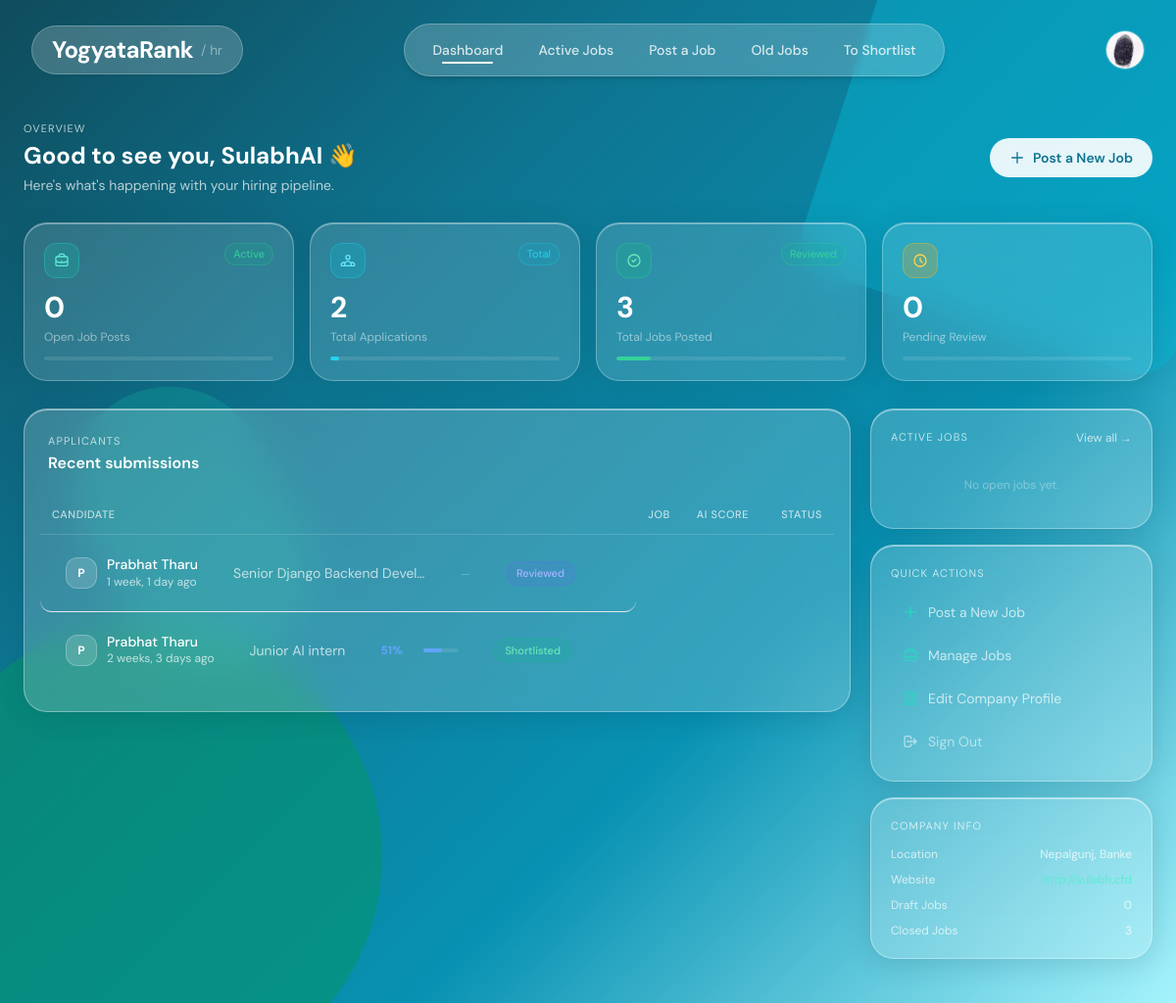
Before: /dashboard/company/ (signed in) with the older database file.
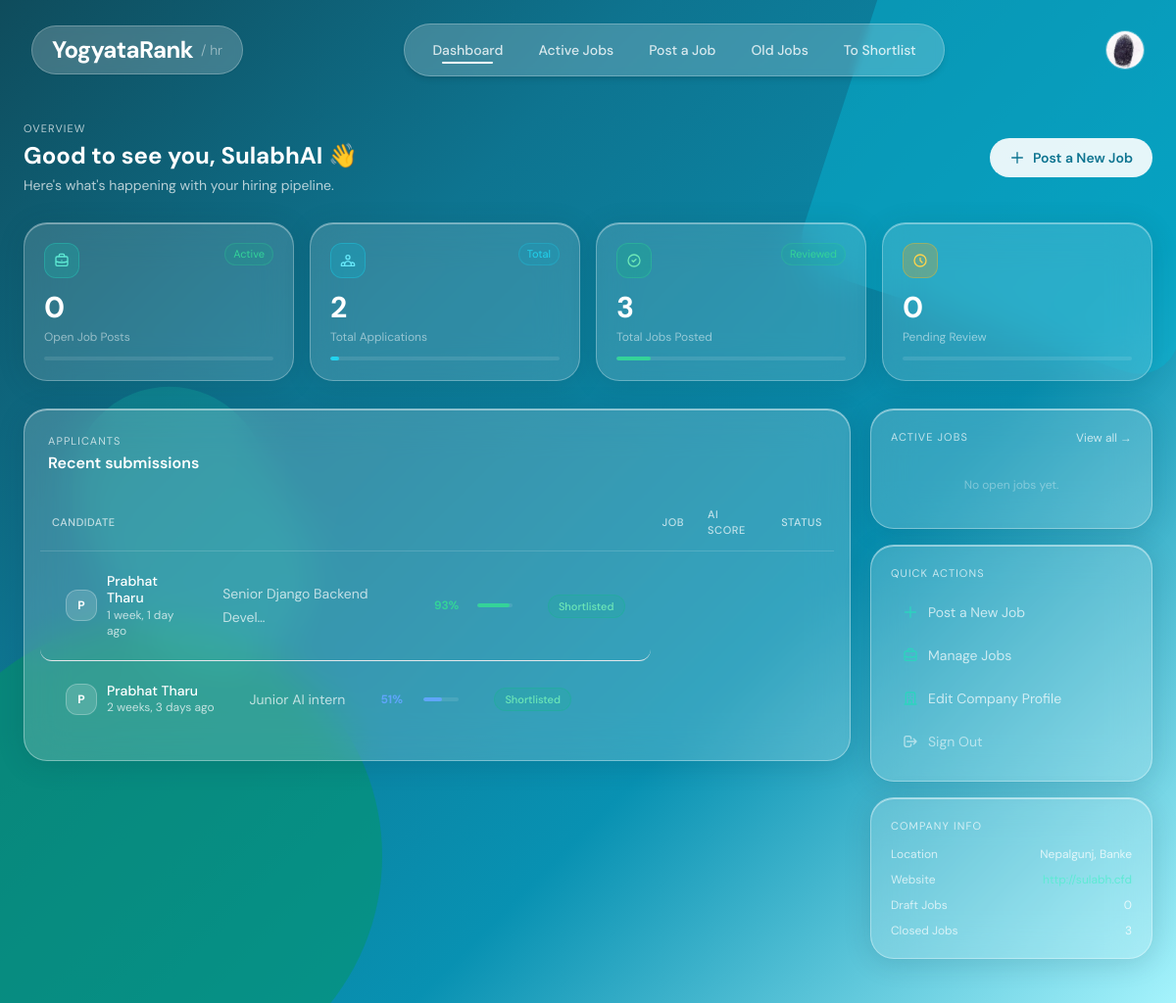
After: the same page with the newer database file.
### applications/models.py (models this page shows, shortened)
class Application(models.Model):
    class Status(models.TextChoices):
        PENDING     = "pending",     "Pending Review"
        REVIEWED    = "reviewed",    "Reviewed"
        SHORTLISTED = "shortlisted", "Shortlisted"
        REJECTED    = "rejected",    "Rejected"
        HIRED       = "hired",       "Hired"
        WITHDRAWN   = "withdrawn",   "Withdrawn"   # ← was missing, caused 3 view crashes
    candidate    = models.ForeignKey(
                     'accounts.CandidateProfile',
                     on_delete=models.CASCADE,
                     related_name="applications",
                   )
    job          = models.ForeignKey(
                     'jobs.Job',
                     on_delete=models.CASCADE,
                     related_name="applications",
                   )
    resume       = models.ForeignKey(
                     Resume,
                     on_delete=models.SET_NULL,
                     null=True,
                     related_name="applications",
                   )
    match_score   = models.FloatField(default=0)
    status        = models.CharField(
                      max_length=20,
                      choices=Status.choices,
                      default=Status.PENDING,
                    )
    company_note  = models.TextField(blank=True)
    score_notes   = models.TextField(blank=True)
    status_note   = models.TextField(blank=True, help_text="Internal note visible to company only")
    applied_at    = models.DateTimeField(auto_now_add=True)
    updated_at    = models.DateTimeField(auto_now=True)
    class Meta:
        constraints = [
            models.UniqueConstraint(fields=["candidate", "job"], name="unique_application")
        ]
        ordering = ["-match_score", "-applied_at"]
    @property
    def score_color(self):
        if self.match_score >= 70:
            return "green"
        elif self.match_score >= 45:
            return "blue"
        return "red"

### accounts/models.py (models this page shows, shortened)
class CandidateProfile(models.Model):
    user            = models.OneToOneField(User, on_delete=models.CASCADE)
    phone           = models.CharField(max_length=20, blank=True)
    about           = models.TextField(blank=True)
    education       = models.TextField(blank=True)
    experience      = models.IntegerField(default=0)
    skills          = models.TextField(blank=True)
    profile_picture = models.ImageField(
                        upload_to='profile_pictures/',
                        blank=True,
                        null=True,
                      )

### jobs/models.py (models this page shows, shortened)
class Job(models.Model):
    class JobType(models.TextChoices):
        FULL_TIME  = "full_time",  "Full-time"
        PART_TIME  = "part_time",  "Part-time"
        CONTRACT   = "contract",   "Contract"
        INTERNSHIP = "internship", "Internship"
        REMOTE     = "remote",     "Remote"
        HYBRID     = "hybrid",     "Hybrid"
    class Status(models.TextChoices):
        OPEN   = "open",   "Open"
        CLOSED = "closed", "Closed"
        DRAFT  = "draft",  "Draft"
    class QualificationLevel(models.TextChoices):
        ANY      = "",         "Any / Not specified"
        DIPLOMA  = "diploma",  "Diploma"
        BACHELOR = "bachelor", "Bachelor's Degree"
        MASTER   = "master",   "Master's Degree"
        PHD      = "phd",      "PhD / Doctorate"
    company          = models.ForeignKey(
                         CompanyProfile,
                         on_delete=models.CASCADE,
                         related_name="jobs"
                       )
    title            = models.CharField(max_length=255)
    description      = models.TextField()
    requirements     = models.TextField(blank=True, help_text="Detailed role requirements")
    responsibilities = models.TextField(blank=True, help_text="Key responsibilities")
    experience_required    = models.IntegerField(
                               default=0,
                               help_text="Minimum years of experience required"
                             )
    qualification_required = models.CharField(
                               max_length=20,
                               choices=QualificationLevel.choices,
                               default=QualificationLevel.ANY,
                               blank=True,
                               help_text="Minimum qualification level required"
                             )
    open_positions   = models.PositiveIntegerField(
                         default=1,
                         help_text="Number of open positions for this role"
                       )
    skills           = models.ManyToManyField(Skill, blank=True)
    location         = models.CharField(max_length=255, blank=True)
    job_type         = models.CharField(
                         max_length=20,
                         choices=JobType.choices,
                         default=JobType.FULL_TIME
                       )
    salary_min       = models.PositiveIntegerField(null=True, blank=True)
    salary_max       = models.PositiveIntegerField(null=True, blank=True)
    salary_currency  = models.CharField(max_length=10, default="NPR")
    status           = models.CharField(
                         max_length=10,
                         choices=Status.choices,
                         default=Status.OPEN
                       )
    deadline         = models.DateField(null=True, blank=True)
    created_at       = models.DateTimeField(auto_now_add=True)
    updated_at       = models.DateTimeField(auto_now=True)
    results_published    = models.BooleanField(default=False)
    shortlist_email_sent = models.BooleanField(default=False)
    class Meta:
        ordering = ["-created_at"]

### accounts/views.py (the view)
# urls.py: path("dashboard/company/",   views.company_dashboard,        name="company_dashboard"),
@login_required
def company_dashboard(request):
    company = CompanyProfile.objects.filter(user=request.user).first()
    if not company:
        return redirect('candidate_dashboard')
    jobs = (
        Job.objects
        .filter(company=company)
        .order_by('-created_at')
    )
    total_jobs  = jobs.count()
    open_jobs   = jobs.filter(status=Job.Status.OPEN).count()
    closed_jobs = jobs.filter(status=Job.Status.CLOSED).count()
    draft_jobs  = jobs.filter(status=Job.Status.DRAFT).count()
    all_apps = Application.objects.filter(job__company=company)
    total_applicants = all_apps.exclude(
        status=Application.Status.WITHDRAWN
    ).count()
    pending_review = all_apps.filter(
        status=Application.Status.PENDING
    ).count()
    recent_applicants = (
        all_apps
        .exclude(status=Application.Status.WITHDRAWN)
        .select_related('candidate__user', 'job', 'resume')
        .order_by('-applied_at')[:8]
    )
    today = timezone.now().date()
    active_jobs = (
        jobs
        .filter(status=Job.Status.OPEN)
        .filter(Q(deadline__gte=today) | Q(deadline__isnull=True))
        .annotate(app_count=Count('applications'))
    )
    return render(request, 'accounts/company_dashboard.html', {
        'company':           company,
        'total_jobs':        total_jobs,
        'open_jobs':         open_jobs,
        'closed_jobs':       closed_jobs,
        'draft_jobs':        draft_jobs,
        'total_applicants':  total_applicants,
        'pending_review':    pending_review,
        'recent_applicants': recent_applicants,
        'active_jobs':       active_jobs,
    })

### applications/context_processors.py (called while the page is built, shortened)
def active_applications_count(request):
    context = {}
    if not request.user.is_authenticated:
        return context
    candidate = CandidateProfile.objects.filter(user=request.user).first()
    company = CompanyProfile.objects.filter(user=request.user).first()
    context['candidate'] = candidate
    context['company'] = company
    return context

### jobs/context_processors.py (called while the page is built)
def to_shortlist_count(request):
    if not request.user.is_authenticated:
        return {}
    try:
        company = CompanyProfile.objects.get(user=request.user)
        count = Job.objects.filter(
            company=company,
            results_published=True,
            shortlist_email_sent=False,
        ).count()
        return {'to_shortlist_count': count}
    except CompanyProfile.DoesNotExist:
        return {}

### templates/accounts/company_dashboard.html (shortened to what the changed rows need)
{% extends "company_base.html" %}
{% block main_content %}
<main class="relative z-10 max-w-7xl mx-auto px-4 md:px-6 pt-[12vh] pb-12">
  <div class="flex flex-col sm:flex-row sm:items-center justify-between gap-4 mb-7">
    <div>
      <h1 class="text-2xl text-white font-bold">Good to see you, {{ company.company_name }} 👋</h1>
    </div>
  </div>
  <div class="flex flex-col lg:flex-row gap-5">
    <div class="flex-1 min-w-0 flex flex-col gap-5">
      <div class="glass rounded-3xl p-6">
        {% if recent_applicants %}
        <div class="overflow-x-auto -mx-2">
          <table class="w-full min-w-[500px]">
            <thead>
              <tr class="border-b border-white/15">
                <th class="text-left px-3 py-3 text-white/70 text-[11px] font-medium uppercase tracking-wider">Candidate</th>
                <th class="text-left px-3 py-3 text-white/70 text-[11px] font-medium uppercase tracking-wider hidden md:table-cell">Job</th>
                <th class="text-left px-3 py-3 text-white/70 text-[11px] font-medium uppercase tracking-wider hidden lg:table-cell">AI Score</th>
                <th class="text-right px-3 py-3 text-white/70 text-[11px] font-medium uppercase tracking-wider">Status</th>
              </tr>
            </thead>
            <tbody>
              {% for app in recent_applicants %}
              <tr class="app-row border-b border-white/8 last:border-0">
                <td class="px-3 py-3">
                  <div class="flex items-center gap-2.5">
                    <div class="w-8 h-8 rounded-xl flex-shrink-0 flex items-center justify-center font-bold text-xs bg-white/15 border border-white/25 text-white select-none">
                      {{ app.candidate.user.first_name|first|default:app.candidate.user.username|first|upper }}
                    </div>
                    <div>
                      <p class="text-white text-sm font-medium leading-tight">
                        {{ app.candidate.user.get_full_name|default:app.candidate.user.username }}
                      </p>
                      <p class="text-white/70 text-xs">{{ app.applied_at|timesince }} ago</p>
                    </div>
                  </div>
                </td>
                <td class="px-3 py-3 hidden md:table-cell">
                  <a href="{% url 'view_applicants' app.job.id %}"
                     class="text-white/70 text-sm hover:text-white transition-colors">
                    {{ app.job.title|truncatechars:28 }}
                  </a>
                </td>
                <td class="px-3 py-3 hidden lg:table-cell">
                  {% if app.match_score %}
                  <div class="flex items-center gap-2 min-w-[80px]">
                    <span class="text-xs font-bold w-9
                      {% if app.score_color == 'green' %}text-emerald-400
                      {% elif app.score_color == 'blue' %}text-blue-400
                      {% else %}text-red-400{% endif %}">
                      {{ app.match_score|floatformat:0 }}%
                    </span>
                    <div class="flex-1 h-1 bg-white/10 rounded-full overflow-hidden">
                      <div class="h-full rounded-full
                        {% if app.score_color == 'green' %}bg-emerald-400
                        {% elif app.score_color == 'blue' %}bg-blue-400
                        {% else %}bg-red-400{% endif %}"
                           style="width: {{ app.match_score }}%"></div>
                    </div>
                  </div>
                  {% else %}
                  <span class="text-white/25 text-xs">—</span>
                  {% endif %}
                </td>
                <td class="px-3 py-3 text-right">
                  <span class="badge badge-{{ app.status|lower }}">{{ app.get_status_display }}</span>
                </td>
              </tr>
              {% endfor %}
            </tbody>
          </table>
        </div>
        {% endif %}
      </div>
    </div>
  </div>
</main>
{% endblock %}

Changed rows visible on the page:
changed Application "1 week, 1 day": match_score (not shown) → "93"; status "Reviewed" → "Shortlisted"; match_score "—" → "%"
